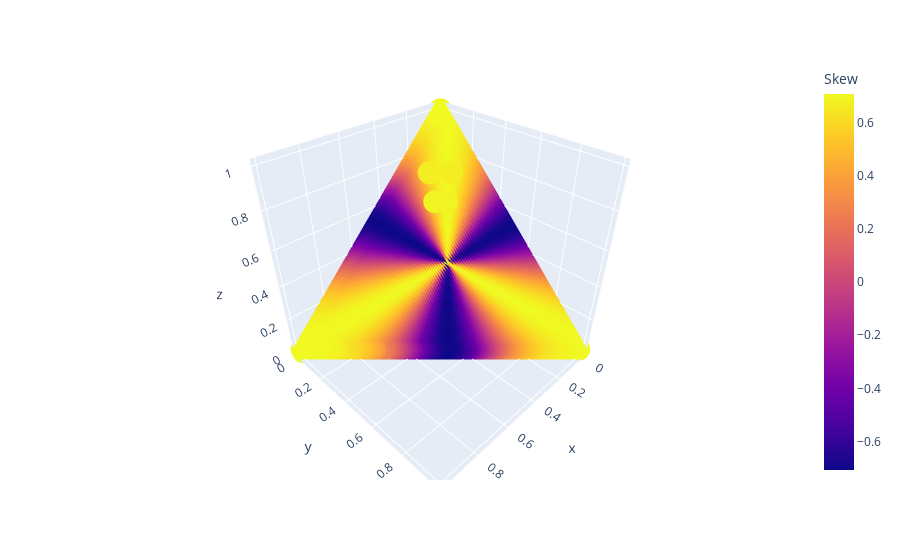

The notebook cell saved with this chart:
### Code cell
import plotly.express as px

fig = px.scatter_3d(
    df, 
    x = 'x', 
    y = 'y', 
    z = 'z',
    color = 'Skew',
)

fig.show()
plt.close()

### Figure 1 — Plotly figure (JSON) as saved in the notebook; plotly's stock layout.template omitted (floating-point values rounded to 4 significant figures; data arrays with more than 128 entries replaced by an {"elided": "..."} marker saying what was removed)
{"data": [{"hoverlabel": {"namelength": 0}, "hovertemplate": "x=%{x}<br>y=%{y}<br>z=%{z}<br>Skew=%{marker.color}", "legendgroup": "", "marker": {"color": {"elided": "5062 float values"}, "coloraxis": "coloraxis", "symbol": "circle"}, "mode": "markers", "name": "", "scene": "scene", "showlegend": false, "type": "scatter3d", "x": {"elided": "5062 float values"}, "y": {"elided": "5062 float values"}, "z": {"elided": "5062 float values"}}], "layout": {"coloraxis": {"colorbar": {"title": {"text": "Skew"}}, "colorscale": [[0, "#0d0887"], [0.1111, "#46039f"], [0.2222, "#7201a8"], [0.3333, "#9c179e"], [0.4444, "#bd3786"], [0.5556, "#d8576b"], [0.6667, "#ed7953"], [0.7778, "#fb9f3a"], [0.8889, "#fdca26"], [1, "#f0f921"]]}, "legend": {"tracegroupgap": 0}, "margin": {"t": 60}, "scene": {"domain": {"x": [0, 1], "y": [0, 1]}, "xaxis": {"title": {"text": "x"}}, "yaxis": {"title": {"text": "y"}}, "zaxis": {"title": {"text": "z"}}}}}
